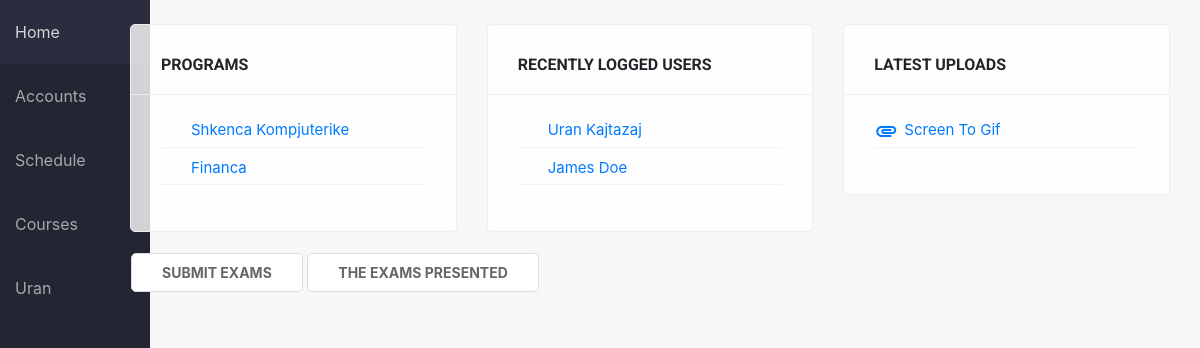
Before: / (signed in) with the older database file.
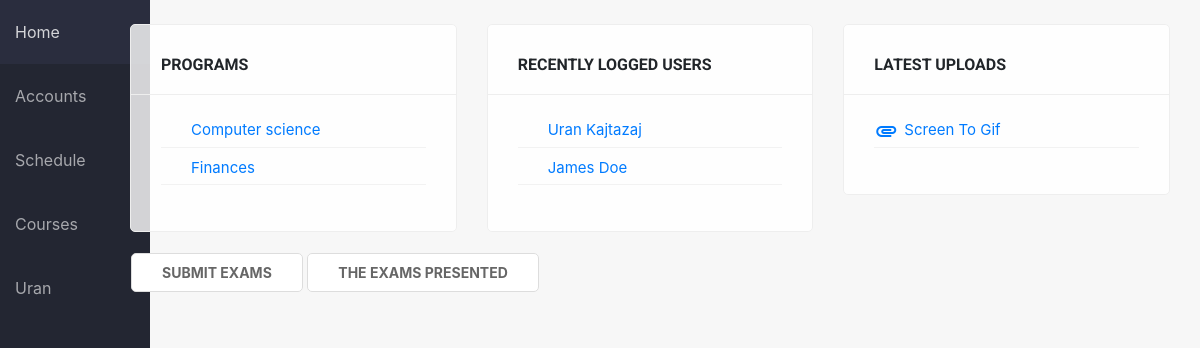
After: the same page with the newer database file.
### sems/models.py (models this page shows, shortened)
class Program(models.Model):
    name = models.CharField(max_length=150)
    summary = models.TextField(null=True, blank=True)

### sems/views.py (the view)
# urls.py: re_path(r'^$', views.home_view, name='home'),
def home_view(request):
    uploads = Upload.objects.all().order_by('-upload_time')[:5]
    programs = Program.objects.all()
    users = User.objects.all().order_by('-last_login')[:5]
    news = New.objects.all().order_by('-create_date')[:3]
    if request.user.is_authenticated:
        return render (
            request, 'home.html', {'uploads': uploads, 'programs': programs, 'users': users, 'news': news},
        )
    else:
        return redirect('login')

### sems/models.py (called while the page is built)
    def __str__(self):
        return str(self.file)[6:]

### sems/templates/home.html (shortened to what this page needs)
{% extends 'base_generic.html' %}
{% block content %}
<div class="container">
    <div class="row">
        {% if news %}
                    {% load static %}
        {% endif %}
        <div class="col-md-4 col-sm-6 col-xs-12">
            <div class="card-box">
                <h6>Programs</h6>
                <ul class="list-unstyled">
                    {% for program in programs %}
                    <a href="{% url 'program_single' pk=program.pk %}"><li>{{ program.name }}</li></a>
                    {% endfor %}
                </ul>
            </div>
        </div>
        <div class="col-md-4 col-sm-6 col-xs-12">
            <div class="card-box">
                <h6>Recently logged users</h6>
                <ul class="list-unstyled">
                    {% for user in users %}
                    <a href="{% url 'student_detail' pk=user.student.pk %}"><li>{{ user.student.first_name }} {{ user.student.last_name }}</li></a>
                    {% endfor %}
                </ul>
            </div>
        </div>
        <div class="col-md-4 col-sm-6 col-xs-12">
            <div class="card-box">
                <h6>Latest uploads</h6>
                {% load static %}
                <ul class="list-unstyled">
                    {% for upload in uploads %}
                    <li><a href="{% url 'course_detail' pk=upload.course.pk %}" title="{{ upload }}"><i class="material-icons">attachment</i> {{ upload.name }}</a></li>
                    {% endfor %}
                </ul>
            </div>
        </div>
        <div class="col-md-12 col-xs-12">
            <div class="empty-box">
                <a href="{% url 'provimet' %}" class="btn btn-primary">Submit exams</a>
                <a href="{% url 'provimet_paraqitura' %}" class="btn btn-primary">The exams presented</a>
            </div>
        </div>
    </div>
</div>
{% endblock %}

Changed rows visible on the page:
changed Program: name "Shkenca Kompjuterike" → "Computer science"
changed Program: name "Financa" → "Finances"
